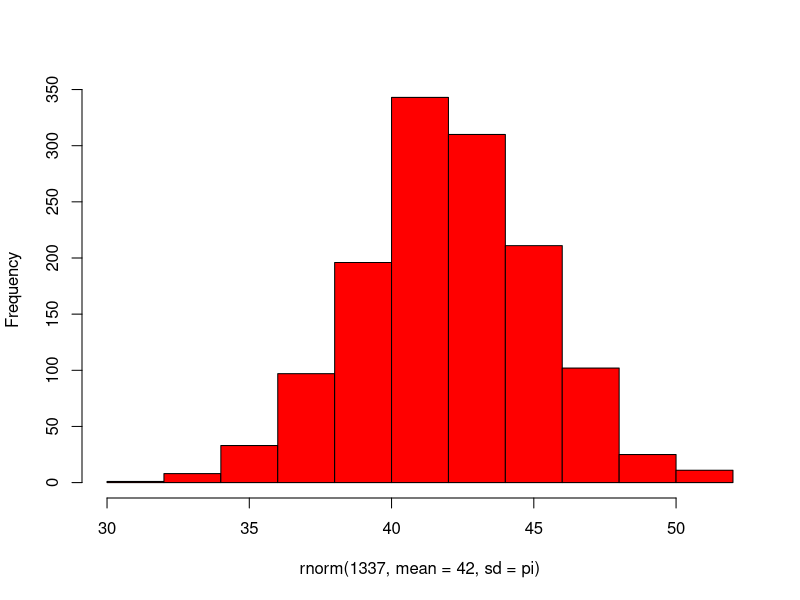

The R source for this figure:
## ---- chunk 1
rnorm(1337, mean = 42, sd = pi) |>
  hist(main = "", col = "red")
